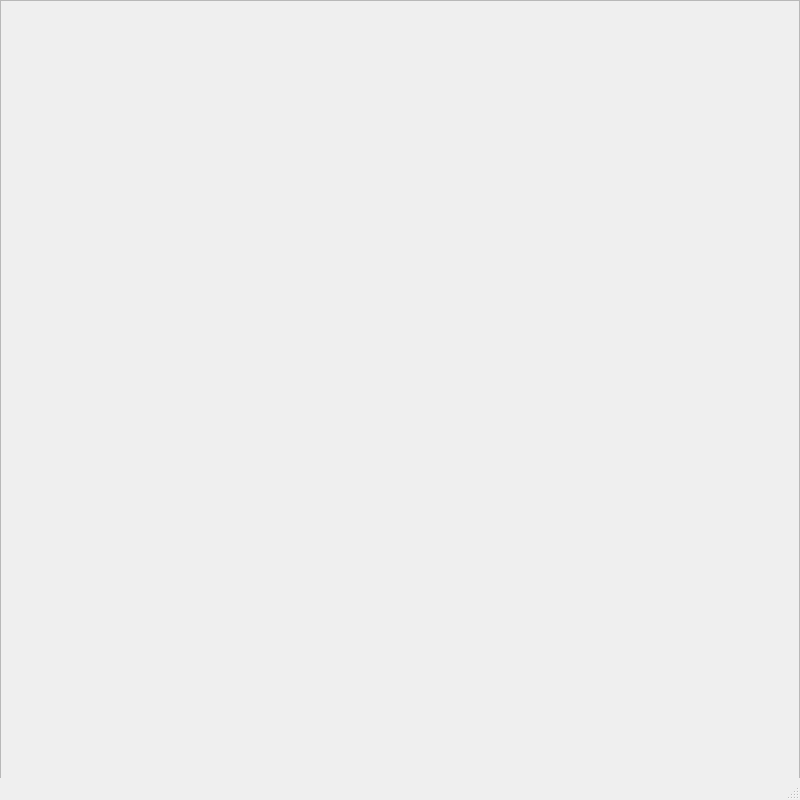
<?xml version="1.0" encoding="UTF-8"?>
<ui version="4.0">
 <class>MainWindow</class>
 <widget class="QMainWindow" name="MainWindow">
  <property name="geometry">
   <rect>
    <x>0</x>
    <y>0</y>
    <width>800</width>
    <height>800</height>
   </rect>
  </property>
  <property name="windowTitle">
   <string>MainWindow</string>
  </property>
  <widget class="QWidget" name="centralwidget">
   <widget class="QFrame" name="ImageViewer">
    <property name="geometry">
     <rect>
      <x>0</x>
      <y>0</y>
      <width>800</width>
      <height>800</height>
     </rect>
    </property>
    <property name="frameShape">
     <enum>QFrame::StyledPanel</enum>
    </property>
    <property name="frameShadow">
     <enum>QFrame::Raised</enum>
    </property>
   </widget>
  </widget>
  <widget class="QMenuBar" name="menubar">
   <property name="geometry">
    <rect>
     <x>0</x>
     <y>0</y>
     <width>800</width>
     <height>21</height>
    </rect>
   </property>
  </widget>
  <widget class="QStatusBar" name="statusbar"/>
 </widget>
 <resources/>
 <connections/>
</ui>
